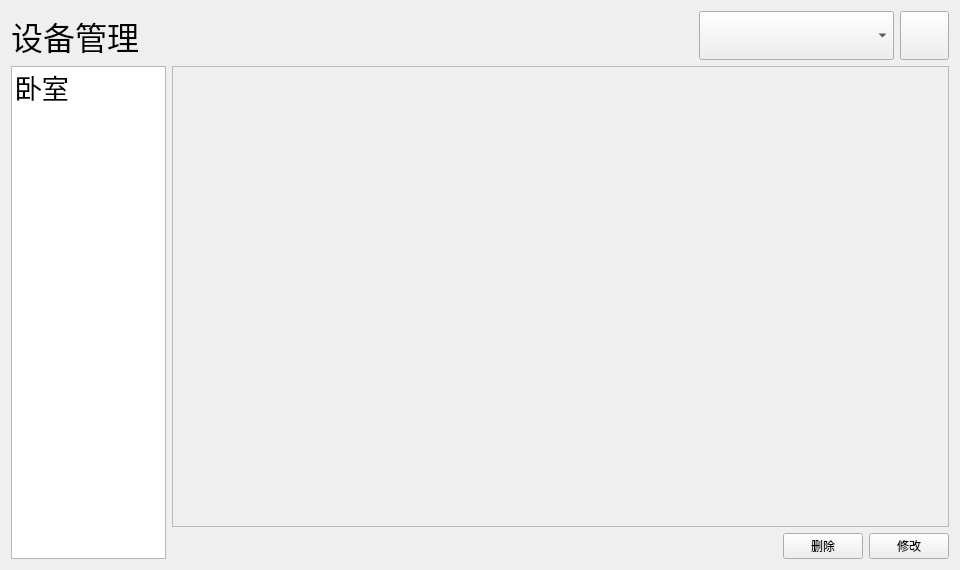
<?xml version="1.0" encoding="UTF-8"?>
<ui version="4.0">
 <class>SHDeviceMgrDlg</class>
 <widget class="QWidget" name="SHDeviceMgrDlg">
  <property name="geometry">
   <rect>
    <x>0</x>
    <y>0</y>
    <width>960</width>
    <height>570</height>
   </rect>
  </property>
  <property name="windowTitle">
   <string>Form</string>
  </property>
  <layout class="QGridLayout" name="gridLayout">
   <item row="0" column="0">
    <layout class="QVBoxLayout" name="verticalLayout_2" stretch="1,10">
     <item>
      <layout class="QHBoxLayout" name="horizontalLayout" stretch="4,10,4,1">
       <item>
        <widget class="QLabel" name="m_lbTitle">
         <property name="font">
          <font>
           <pointsize>24</pointsize>
          </font>
         </property>
         <property name="text">
          <string>设备管理</string>
         </property>
        </widget>
       </item>
       <item>
        <spacer name="horizontalSpacer">
         <property name="orientation">
          <enum>Qt::Horizontal</enum>
         </property>
         <property name="sizeHint" stdset="0">
          <size>
           <width>628</width>
           <height>20</height>
          </size>
         </property>
        </spacer>
       </item>
       <item>
        <widget class="QComboBox" name="m_cboxSort">
         <property name="sizePolicy">
          <sizepolicy hsizetype="Expanding" vsizetype="Expanding">
           <horstretch>0</horstretch>
           <verstretch>0</verstretch>
          </sizepolicy>
         </property>
         <property name="minimumSize">
          <size>
           <width>0</width>
           <height>31</height>
          </size>
         </property>
         <property name="font">
          <font>
           <pointsize>24</pointsize>
          </font>
         </property>
         <property name="insertPolicy">
          <enum>QComboBox::InsertAtBottom</enum>
         </property>
        </widget>
       </item>
       <item>
        <widget class="QPushButton" name="m_btnBack">
         <property name="sizePolicy">
          <sizepolicy hsizetype="Expanding" vsizetype="Expanding">
           <horstretch>0</horstretch>
           <verstretch>0</verstretch>
          </sizepolicy>
         </property>
         <property name="minimumSize">
          <size>
           <width>0</width>
           <height>0</height>
          </size>
         </property>
         <property name="maximumSize">
          <size>
           <width>16777215</width>
           <height>16777215</height>
          </size>
         </property>
         <property name="font">
          <font>
           <kerning>true</kerning>
          </font>
         </property>
         <property name="text">
          <string/>
         </property>
        </widget>
       </item>
      </layout>
     </item>
     <item>
      <layout class="QHBoxLayout" name="horizontalLayout_3" stretch="1,5">
       <item>
        <widget class="QListWidget" name="m_listwgSort">
         <property name="font">
          <font>
           <family>Adobe Arabic</family>
           <pointsize>20</pointsize>
           <kerning>true</kerning>
          </font>
         </property>
         <item>
          <property name="text">
           <string>卧室</string>
          </property>
         </item>
        </widget>
       </item>
       <item>
        <layout class="QVBoxLayout" name="verticalLayout">
         <item>
          <widget class="QScrollArea" name="m_scrollArea">
           <property name="focusPolicy">
            <enum>Qt::StrongFocus</enum>
           </property>
           <property name="widgetResizable">
            <bool>false</bool>
           </property>
           <widget class="QWidget" name="m_scrollAreaWidgetContents">
            <property name="geometry">
             <rect>
              <x>0</x>
              <y>0</y>
              <width>578</width>
              <height>355</height>
             </rect>
            </property>
           </widget>
          </widget>
         </item>
         <item>
          <layout class="QHBoxLayout" name="horizontalLayout_2">
           <item>
            <spacer name="horizontalSpacer_4">
             <property name="orientation">
              <enum>Qt::Horizontal</enum>
             </property>
             <property name="sizeHint" stdset="0">
              <size>
               <width>368</width>
               <height>20</height>
              </size>
             </property>
            </spacer>
           </item>
           <item>
            <widget class="QPushButton" name="m_btnDelete">
             <property name="focusPolicy">
              <enum>Qt::NoFocus</enum>
             </property>
             <property name="text">
              <string>删除</string>
             </property>
            </widget>
           </item>
           <item>
            <widget class="QPushButton" name="m_btnAlter">
             <property name="focusPolicy">
              <enum>Qt::NoFocus</enum>
             </property>
             <property name="text">
              <string>修改</string>
             </property>
            </widget>
           </item>
          </layout>
         </item>
        </layout>
       </item>
      </layout>
     </item>
    </layout>
   </item>
  </layout>
 </widget>
 <resources/>
 <connections/>
</ui>
